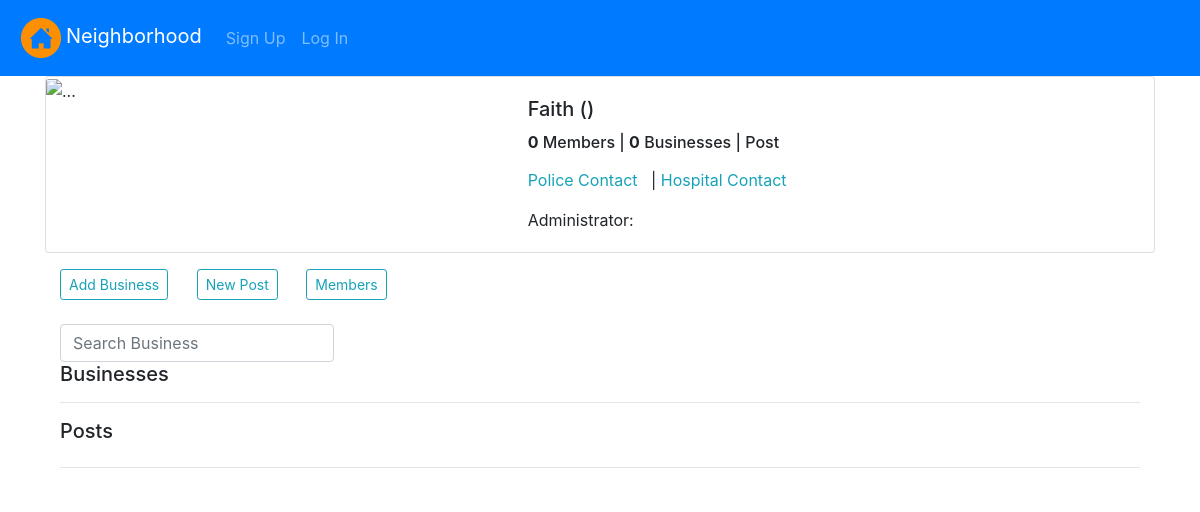
The app's page /single_hood/2 with its own data.
### hood/models.py (models this page shows, shortened)
class Neighborhood(models.Model):
    name = models.CharField(max_length=100, blank=True, null=True)
    occupants_count = models.IntegerField(blank=True, null=True)
    neighbourhood_location = models.CharField(max_length=100)
    user = models.ForeignKey(User, on_delete=models.CASCADE)

### hood/views.py (the view)
# urls.py: path('single_hood/<hood_id>', views.single_hood, name='single-hood'),
def single_hood(request, hood_id):
    hood = Neighborhood.objects.get(id=hood_id)
    business = Business.objects.filter(neighborhood=hood)
    posts = Post.objects.filter(hood=hood)
    posts = posts[::-1]
    if request.method == 'POST':
        form = BusinessForm(request.POST)
        if form.is_valid():
            b_form = form.save(commit=False)
            b_form.neighborhood = hood
            b_form.user = request.user.profile
            b_form.save()
            return redirect('single-hood', hood.id)
    else:
        form = BusinessForm()
    params = {
        'hood': hood,
        'business': business,
        'form': form,
        'posts': posts
    }
    return render(request, 'single_hood.html', params)

### hood/forms.py
class BusinessForm(forms.ModelForm):
    class Meta:
        model = Business
        exclude = ('user', 'neighborhood')

### hood/templates/single_hood.html (shortened to what this page needs)
{% extends 'base.html' %}
{% load crispy_forms_tags %}
{% block content %}
<div class="container" style="margin-top:-4">
    <div class="row">
        <div class="col-md-12">
            <div class="card mb-3">
                <div class="row no-gutters">
                    <div class="col-md-5">
                        <img src="{{ hood.hood_logo.url }}" class="card-img" alt="...">
                    </div>
                    <div class="col-md-7">
                        <div class="card-body">
                            <h5 class="card-title tt">{{ hood.name }} ({{hood.neighborhood_location}})
                            </h5>
                            <h6 class="card-text">
                                <span><strong>{{hood.members.count}}</strong> Member{{hood.members.count|pluralize}}</span>
                                | <strong>{{ hood.business.count }}</strong> Businesses |  Post{{ hood.hood_post.count|pluralize }}
                            </h6>
                            <p class="card-text"><span class="text-info">Police Contact</span>
                                &nbsp;<strong>{{hood.police_number}}</strong> |
                                <span class="text-info">Hospital Contact</span> <strong>{{hood.health_contact}}</strong></p>
                            <p class="card-text">Administrator: </p>
                        </div>
                    </div>
                </div>
            </div>
        </div>
    </div>
    <div class="container bg-white hoode">
        <div class="row">
            <div class="col-md-12">
                <a href="" class="btn btn-sm btn-outline-info mb-4 mr-4" data-toggle="modal" data-target="#ModalCenter">Add
                    Business</a>
                <a class="btn btn-sm btn-outline-info mb-4" href="{% url 'post' hood.id %}">New Post</a>
                {% if hood.admin == user.profile %}
                <a href="{% url 'members' hood.id %}" class="btn btn-sm btn-outline-info mb-4 ml-4">Members</a>
                {% endif %}
                <form class="form-inline" method="get" action="{% url 'search' %}">
                    <div class="md-form my-0">
                        <input class="form-control mr-sm-2 " type="text" placeholder="Search Business" name="title" aria-label="Search">
                    </div>
                </form>
                <h5 class="D-block mx-auto tt">Businesses</h5>
                <hr>
                <h5 class="D-block mx-auto tt">Posts</h5>
                <hr>
            </div>
        </div>
    </div>
</div>
{% endblock %}

### records on screen
Neighborhood: name "Faith", members.count "0", business.count "0"
